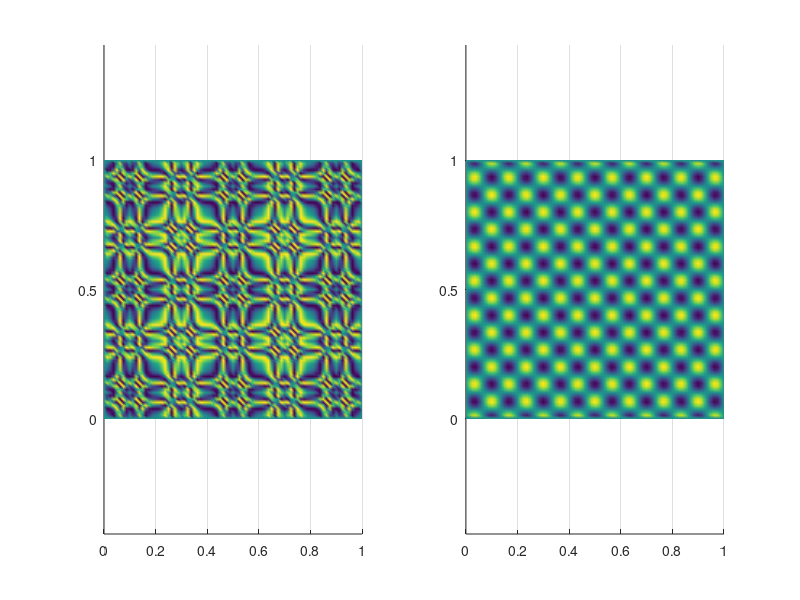

Write the MATLAB code that produced this figure. (Note: this script raises an error after producing the figure.)
%%This script solve a system of coupled reaction diffusion equations with
%%time delay term, and zero Neumann B.C.
% Wakil Sarfaraz 17/02/2016


%clear all; 
close all; 
clc;

xmax = 1;
tm = 1;
dt = 0.01;
M = tm/dt;

Dh = 0.01;
Dp = 0.025;

% Dh = 5000;
% Dp = 1000;

a1 = 1.2;
a2 = 0.3;
b = 0.2;
c1 = 0.9;
c2 = 0.42;
k1 = 1;
k2 = 2.1;

tau = 0.5; % Delay Parameter

N = 80;
X = linspace(0,xmax,N+1);
T = linspace(0,tm,M+1);

[x,y] = meshgrid(X,X);

x = x(:);
y = y(:);

NNODES = (N+1)^2;
H = zeros(NNODES,1);
P = zeros(NNODES,1);

NTRI = 2*N^2;  
LNODES = zeros(NTRI,3); 
for i = 1:N
    for j = 1: N
        LNODES(i+2*(j-1)*N,1) = i+(j-1)*(N+1);
        LNODES(i+2*(j-1)*N,2) = i+j*(N+1); 
        LNODES(i+2*(j-1)*N,3) = (i+1)+(j-1)*(N+1); 
        
        LNODES(i+N+2*(j-1)*N,1) = i+1+j*(N+1); 
        LNODES(i+N+2*(j-1)*N,2) = (i+1)+(j-1)*(N+1);
        LNODES(i+N+2*(j-1)*N,3) = i+j*(N+1);
                                   
    end
end



for i = 1 : NNODES
    if (x(i)==0 || x(i)==xmax || y(i)==0 || y(i)==xmax)
        H(i)=0;
        P(i)=0;
    else
        H(i) = H(i)+0.0001*pi^2*sin(10*xmax*pi*sin(5*pi*x(i))+10*xmax*pi*sin(5*pi*y(i)));
        P(i) = P(i)+0.0001*pi^2*sin(15*pi*x(i))*cos(15*pi*y(i));
    end
end
figure(1)
subplot(1,2,1)
trisurf(LNODES,x,y,H(:,:))
shading interp
view(2)
axis equal tight
subplot(1,2,2)
trisurf(LNODES,x,y,P(:,:))
shading interp
view(2)
axis equal tight

MG = sparse(NNODES,NNODES);
SG = sparse(NNODES,NNODES);
CG = sparse(NNODES,NNODES);
EG = sparse(NNODES,NNODES);
FG = sparse(NNODES,NNODES);

RH = zeros(NNODES,1);         
RP = zeros(NNODES,1);

for n = 1: NTRI
    r1 = [x(LNODES(n,1)) y(LNODES(n,1))];
    r2 = [x(LNODES(n,2)) y(LNODES(n,2))];
    r3 = [x(LNODES(n,3)) y(LNODES(n,3))];
    J = [1 1 1; r1(1) r2(1) r3(1); r1(2) r2(2) r3(2)]; 
    
 SL = (1/(4*det(J)))* [(r2-r3)*(r2-r3)' (r2-r3)*(r3-r1)' (r2-r3)*(r1-r2)';... 
           (r2-r3)*(r3-r1)' (r3-r1)*(r3-r1)' (r3-r1)*(r1-r2)';...
           (r2-r3)*(r1-r2)' (r3-r1)*(r1-r2)' (r1-r2)*(r1-r2)'];      
 ML = det(J)*[1/12 1/24 1/24; 1/24 1/12 1/24; 1/24 1/24 1/12]; 
 CL = b*det(J)/120*[6*H(LNODES(n,1))+2*H(LNODES(n,2))+2*H(LNODES(n,3)) 2*...
     H(LNODES(n,1))+2*H(LNODES(n,2))+H(LNODES(n,3)) 2*H(LNODES(n,1))+...
     H(LNODES(n,2))+2*H(LNODES(n,3));2*H(LNODES(n,1))+2*H(LNODES(n,2))+...
     H(LNODES(n,3)) 2*H(LNODES(n,1))+6*H(LNODES(n,2))+2*H(LNODES(n,3)) ...
     H(LNODES(n,1))+2*H(LNODES(n,2))+2*H(LNODES(n,3));2*H(LNODES(n,1))+...
     H(LNODES(n,2))+2*H(LNODES(n,3))  H(LNODES(n,1))+2*H(LNODES(n,2))+...
     2*H(LNODES(n,3)) 2*H(LNODES(n,1))+2*H(LNODES(n,2))+6*H(LNODES(n,3))];
 EL = eye(3,3);
 FL = eye(3,3);
       for i = 1 : 3 
           for j = 1:3  
               MG(LNODES(n,i),LNODES(n,j))  =  MG(LNODES(n,i),LNODES(n,j))+ ML(i,j);
               SG(LNODES(n,i),LNODES(n,j))  =  SG(LNODES(n,i),LNODES(n,j))+ SL(i,j);
               CG(LNODES(n,i),LNODES(n,j))  =  CG(LNODES(n,i),LNODES(n,j))+ CL(i,j);
               EG(LNODES(n,i),LNODES(n,j))  =  EG(LNODES(n,i),LNODES(n,j))+ EL(i,j);
               FG(LNODES(n,i),LNODES(n,j))  =  FG(LNODES(n,i),LNODES(n,j))+ FL(i,j);
           end
       end   
end

TH = (1/dt-a1)*MG-Dh*SG+b*CG;
TP = (1/dt-a2)*MG-Dp*SG+c2*FG;

for i = 1: NNODES
    if (x(i)==0 || x(i)==xmax || y(i)==0 || y(i)==xmax)
        RH(i) = 0;
        RP(i) = 0;
        TH(i,:) = 0;
        TP(i,:) = 0;
        TH(i,i) = 1;
        TP(i,i) = 1;
    end
end

for j = 1 : M+1
    RH = 1/dt*MG*H-c1*EG*P;
    
    H = TH\RH;
    P = TP\RP;
    
    figure(2)
    subplot(1,2,1)
    trisurf(LNODES,x,y,H(:,:));
    shading interp
    xlabel('x','fontsize',16) 
    xlim([0 xmax])
    ylim([0 xmax])
    view(2)
    ylabel('y','fontsize',16)
    zlabel('H','fontsize',16)
    title(['Evolution of H at t= ',num2str(T(j))],'fontsize',8)
    axis equal tight
    subplot(1,2,2)
    trisurf(LNODES,x,y,P(:,:));
    shading interp
    xlabel('x','fontsize',16) 
    view(2)
    ylabel('y','fontsize',16)
    zlabel('P','fontsize',16)
    title(['Evolution of P at t= ',num2str(T(j))],'fontsize',8)
    axis equal tight
    pause(1e-5)
end
    
